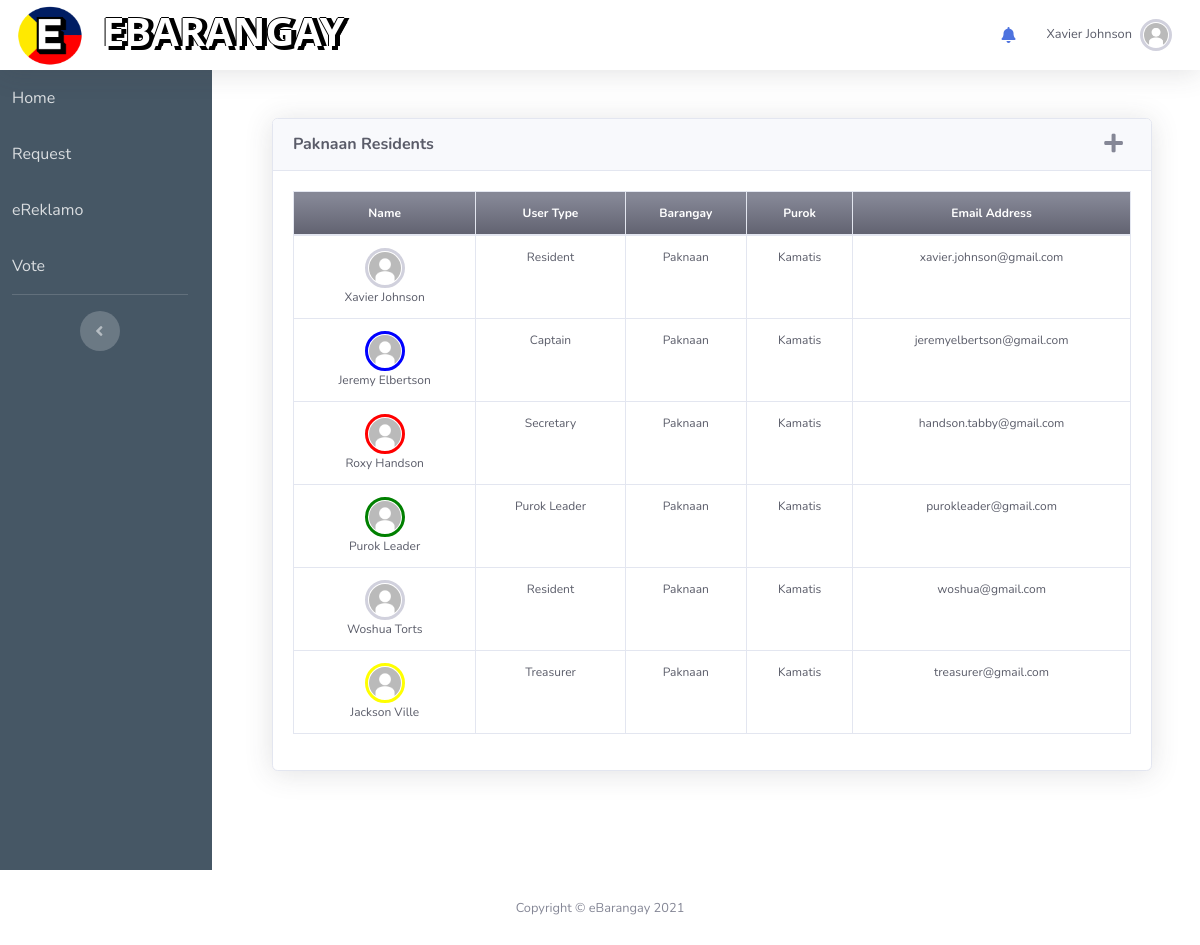
The app's page /residents.php (signed in), older data.
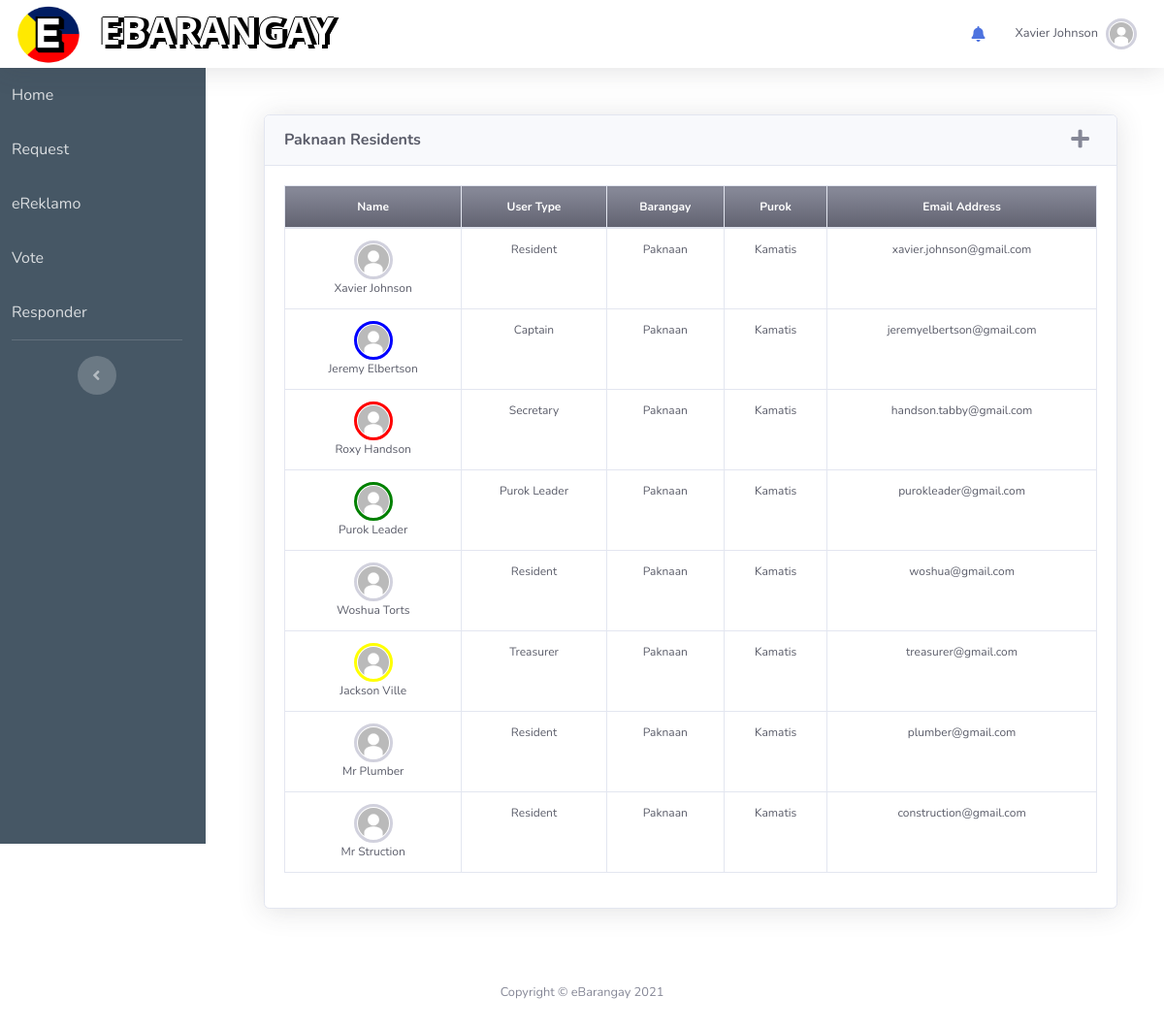
The same page, newer data.
### tables this page shows
CREATE TABLE `users` (
  `UsersID` int(11) NOT NULL,
  `Firstname` varchar(50) NOT NULL,
  `Middlename` varchar(50) DEFAULT NULL,
  `Lastname` varchar(50) NOT NULL,
  `dateofbirth` varchar(50) NOT NULL,
  `civilStat` varchar(50) NOT NULL,
  `emailAdd` varchar(50) NOT NULL,
  `username` varchar(50) NOT NULL,
  `usersPwd` varchar(255) DEFAULT NULL,
  `userGender` varchar(50) DEFAULT NULL,
  `userType` varchar(50) DEFAULT NULL,
  `profile_pic` varchar(129) DEFAULT NULL,
  `userBarangay` varchar(50) DEFAULT NULL,
  `userPurok` varchar(50) DEFAULT NULL,
  `phoneNum` varchar(20) DEFAULT NULL,
  `teleNum` varchar(20) DEFAULT NULL,
  `VerifyStatus` varchar(20) NOT NULL DEFAULT 'Pending',
  `userCity` varchar(30) NOT NULL DEFAULT 'None',
  `Status` varchar(20) NOT NULL DEFAULT 'Active',
  `isRenting` varchar(20) DEFAULT 'False',
  `landlordName` varchar(50) DEFAULT 'None',
  `landlordContact` varchar(50) DEFAULT 'NONE',
  `barangayPos` varchar(50) DEFAULT 'None',
  `userAddress` varchar(50) DEFAULT NULL,
  `userHouseNum` varchar(50) DEFAULT NULL
);

### residents.php (the view, shortened to what this page needs)
<?php include_once "header.php" ?>
<div class="col d-flex flex-column">
<div class="container p-4">
<?php if($_SESSION["userType"] == "Purok Leader"): ?>
<div class="card shadow mb-4 m-4">
    <div class="card-header py-3 d-flex justify-content-between">
            <h6 class="m-0 font-weight-bold text-dark"><?php echo $_SESSION["userBarangay"] ?> Residents</h6>
            <a class="fas fa-plus fa-lg mr-2 text-gray-600 add_account" href="javascript:void(0)"></a>
    </div>
    <div class="card-body" style="font-size: 75%">
        <div class="table-responsive">
            <table class="table table-bordered text-center text-dark display"
                width="100%" cellspacing="0" cellpadding="0">
                <thead >
                    <!-- <tr class="bg-gradient-warning">
                        <th colspan="5">Resident</th>
                        <th colspan ="2">Address</th>
                        <th colspan="2">Contacts</th>
                        <th colspan="1">Options</th>
                    </tr> -->
                    <tr class="bg-gradient-secondary text-white">
                        <th scope="col">Name</th>
                        <th scope="col">Birthdate</th>
                        <th scope="col">Civil Status</th>
                        <th scope="col">User Type</th>
                        <th scope="col">Purok</th>
                        <th scope="col">Barangay</th>
                        <th scope="col">Email Address</th>
                        <th scope="col">Manage</th>
                    </tr>
                </thead>
                <tbody>
                    <?php
                        $accounts = $conn->query("SELECT *, concat(Firstname, ' ', Lastname) as name FROM users WHERE VerifyStatus = 'Pending' AND userBarangay = '{$_SESSION['userBarangay']}' AND userPurok = '{$_SESSION['userPurok']}'");
                        while($row=$accounts->fetch_assoc()):
                            if($row["userType"] == "Admin"){
                                continue;
                            }
                    ?>
                    <tr>
                        <td>
                            <img class="img-profile rounded-circle <?php
                                if($row["userType"] == "Resident"){
                                    echo "img-res-profile";
                                }
                                elseif($row["userType"] == "Purok Leader"){
                                    echo "img-purokldr-profile";
                                }
                                elseif($row["userType"] == "Captain"){
                                    echo "img-capt-profile";
                                }
                                elseif($row["userType"] == "Secretary"){
                                    echo "img-sec-profile";
                                }
                                elseif($row["userType"] == "Treasurer"){
                                    echo "img-treas-profile";
                                }
                                elseif($row["userType"] == "Admin"){
                                    echo "img-admin-profile";
                                }
                            ?>" src="img/<?php echo $row["profile_pic"] ?>" width="40" height="40"/>
                            </br>
                            <?php echo $row["name"] ?>
                        </td>
                        <td><?php echo $row["dateofbirth"] ?></td>
                        <td><?php echo $row["civilStat"] ?></td>
                        <td><?php echo $row["userType"] ?></td>
                        <td><?php echo $row["userPurok"] ?></td>
                        <td><?php echo $row["userBarangay"] ?></td>
                        <td><name@email class="com"><?php echo $row["emailAdd"] ?></name@email></td>
                        <td>
                            <button class="btn btn-success btn-sm btn-flat verify_user" data-id="<?php echo $row['UsersID'] ?>"><i class="fas fa-check"></i> Verify</button>
                            <button class="btn btn-danger btn-sm btn-flat unverify_user" data-id="<?php echo $row['UsersID'] ?>"><i class="fas fa-times"></i> Unverify</button>
                        </td>
                    </tr>
                    <?php endwhile; ?>
                </tbody>
            </table>
        </div>
    </div>
</div>
<?php else: ?>
<div class="card shadow mb-4 m-4">
<div class="card-header py-3 d-flex justify-content-between">
        <h6 class="m-0 font-weight-bold text-dark"><?php echo $_SESSION["userBarangay"] ?> Residents</h6>
        <a class="fas fa-plus fa-lg mr-2 text-gray-600 add_account" href="javascript:void(0)"></a>
</div>
<div class="card-body" style="font-size: 75%">
    <div class="table-responsive">
        <table class="table table-bordered text-center text-dark display"
            width="100%" cellspacing="0" cellpadding="0">
            <thead >
                <tr class="bg-gradient-secondary text-white">
                    <th scope="col">Name</th>
                    <th scope="col">User Type</th>
                    <th scope="col">Barangay</th>
                    <th scope="col">Purok</th>
                    <th scope="col">Email Address</th>
                </tr>
            </thead>
            <tbody>
                <?php
                    $accounts = $conn->query("SELECT *, concat(Firstname, ' ', Lastname) as name FROM users WHERE VerifyStatus = 'Pending' AND userBarangay = '{$_SESSION['userBarangay']}'");
                    while($row=$accounts->fetch_assoc()):
                ?>
                <tr>
                    <td>
                        <img class="img-profile rounded-circle <?php
                            if($row["userType"] == "Resident"){
                                echo "img-res-profile";
                            }
                            elseif($row["userType"] == "Purok Leader"){
                                echo "img-purokldr-profile";
                            }
                            elseif($row["userType"] == "Captain"){
                                echo "img-capt-profile";
                            }
                            elseif($row["userType"] == "Secretary"){
                                echo "img-sec-profile";
                            }
                            elseif($row["userType"] == "Treasurer"){
                                echo "img-treas-profile";
                            }
                            elseif($row["userType"] == "Admin"){
                                echo "img-admin-profile";
                            }
                        ?>" src="img/<?php echo $row["profile_pic"] ?>" width="40" height="40"/>
                        <?php echo $row["name"] ?>
                    </td>
                    <td><?php echo $row["userType"] ?></td>
                    <td><?php echo $row["userBarangay"] ?></td>
                    <td><?php echo $row["userPurok"] ?></td>
                    <td><name@email class="com"><?php echo $row["emailAdd"] ?></name@email></td>
                </tr>
                <?php endwhile; ?>
            </tbody>
        </table>
    </div>
</div>
<?php endif; ?>
</div>
</div>
</div>
</div>
<?php include_once "footer.php" ?>

### header.php (shortened to what this page needs)
<?php
    if(isset($_SESSION["UsersID"]) == NULL)
    {
        header("location: login.php");
        exit();
    }
    else{
        $firstname = $_SESSION["Firstname"];
        $lastname = $_SESSION["Lastname"];
        $name = "$firstname $lastname";
    }
?>
<!DOCTYPE html>
<html lang="en">
<head>
    <link href="vendor/fontawesome-free/css/all.min.css" rel="stylesheet" type="text/css">
    <link href="css/sb-admin-2.min.css" rel="stylesheet">
    <link href="css/sb-admin-2.css" rel="stylesheet">
    <link href="css/cb2.css" rel="stylesheet">
</head>
<body id="page-top">
<nav class="navbar navbar-expand topbar static-top shadow">
<a class="navbar-brand" href="about.html">
    <img src="img/eb-logo.png" alt="EBARANGAY LOGO" width="70" height="65">
</a>
<h1 class="navbar-text font-weight-bold d-none d-sm-block d-md-block text-white"
    style= "font-family: 'Segoe UI', Tahoma, Geneva, Verdana, sans-serif;
    text-shadow: -1px 0px black, 3px 4px black, 5px 0 black, 0 -1px black;">
    EBARANGAY
</h1>
<ul class="navbar-nav ml-auto">
    <?php if(isset($_SESSION["UsersID"]) != NULL) : ?>
    <li class="nav-item dropdown no-arrow mx-1">
        <a class="nav-link dropdown-toggle" href="#" id="alertsDropdown" role="button"
            data-toggle="dropdown" aria-haspopup="true" aria-expanded="false">
            <i class="fas fa-bell fa-fw"></i>
        </a>
    </li>
    <?php endif; ?>
    <li class="nav-item dropdown no-arrow">
    <?php if(isset($_SESSION["UsersID"]) != NULL) : ?>
    <a class="nav-link dropdown-toggle" id="userDropdown" role="button"
        data-toggle="dropdown" aria-haspopup="true" aria-expanded="false">
        <span class="mr-2 d-none d-lg-inline text-dark small"><?php if($_SESSION["userType"] == "Admin"){echo "Admin";} else{echo $name;} ?></span>
        <img class="img-profile rounded-circle <?php
            if($_SESSION["userType"] == "Resident"){
                echo "img-res-profile";
            }
            elseif($_SESSION["userType"] == "Purok Leader"){
                echo "img-purokldr-profile";
            }
            elseif($_SESSION["userType"] == "Captain"){
                echo "img-capt-profile";
            }
            elseif($_SESSION["userType"] == "Secretary"){
                echo "img-sec-profile";
            }
            elseif($_SESSION["userType"] == "Treasurer"){
                echo "img-treas-profile";
            }
            elseif($_SESSION["userType"] == "Admin"){
                echo "img-admin-profile";
            }
        ?>" src="img/<?php echo $_SESSION["profile_pic"]; ?> "/>
    </a>
        <?php endif; ?>
    </li>
</ul>
</nav>
<div class="content-wrapper" >
<div class="row">
    <?php if(isset($_SESSION["UsersID"]) && !empty($_SESSION["UsersID"])) : ?>
    <div id="sidebar-area">
    <ul class="navbar-nav sidebar sidebar-dark accordion px-2" id="accordionSidebar" style="background: rgb(70, 87, 101);">
        <?php if($_SESSION["userType"] == "Admin") : ?>
            <li class="nav-item <?php if(basename($_SERVER['PHP_SELF']) === "account.php"): ?> <?php echo "active"; endif; ?>">
            <a class="nav-link <?php if(basename($_SERVER['PHP_SELF']) === "account.php"): ?> <?php echo "bg-secondary"; endif; ?>" href="account.php">
                <span>Accounts</span>
            </a>
        </li>
        <li class="nav-item <?php if(basename($_SERVER['PHP_SELF']) === "captain.php"): ?> <?php echo "active"; endif; ?>">
            <a class="nav-link <?php if(basename($_SERVER['PHP_SELF']) === "captain.php"): ?> <?php echo "bg-secondary"; endif; ?>" href="captain.php">
                <span>Captains</span>
            </a>
        </li>
        <li class="nav-item <?php if(basename($_SERVER['PHP_SELF']) === "barangay.php"): ?> <?php echo "active"; endif; ?>">
            <a class="nav-link <?php if(basename($_SERVER['PHP_SELF']) === "barangay.php"): ?> <?php echo "bg-secondary"; endif; ?>" href="barangay.php">
                <span>Barangay</span>
            </a>
        </li>
        <?php elseif($_SESSION["userType"] == "Resident") : ?>
        <li class="nav-item <?php if(basename($_SERVER['PHP_SELF']) === "index.php"): ?> <?php echo "active"; endif; ?>">
            <a class="nav-link <?php if(basename($_SERVER['PHP_SELF']) === "index.php"): ?> <?php echo "bg-secondary"; endif; ?>" href="index.php">Home</a>
        </li>
        <li class="nav-item <?php if(basename($_SERVER['PHP_SELF']) === "request.php"): ?> <?php echo "active"; endif; ?>">
            <a class="nav-link <?php if(basename($_SERVER['PHP_SELF']) === "request.php"): ?> <?php echo "bg-secondary"; endif; ?>" href="request.php">
                Request
            </a>
        </li>
        <li class="nav-item <?php if(basename($_SERVER['PHP_SELF']) === "ereklamo.php"): ?> <?php echo "active"; endif; ?>">
            <a class="nav-link <?php if(basename($_SERVER['PHP_SELF']) === "ereklamo.php"): ?> <?php echo "bg-secondary"; endif; ?>" href="ereklamo.php">eReklamo</a>
        </li>
        <li class="nav-item <?php if(basename($_SERVER['PHP_SELF']) === "election.php"): ?> <?php echo "active"; endif; ?>">
            <a class="nav-link <?php if(basename($_SERVER['PHP_SELF']) === "election.php"): ?> <?php echo "bg-secondary"; endif; ?>" href="election.php">Vote</a>
        </li>
        <?php if($_SESSION['barangayPos'] != "None"): ?>
        <li class="nav-item <?php if(basename($_SERVER['PHP_SELF']) === "respondent.php"): ?> <?php echo "active"; endif; ?>">
            <a class="nav-link <?php if(basename($_SERVER['PHP_SELF']) === "respondent.php"): ?> <?php echo "bg-secondary"; endif; ?>" href="respondent.php">Responder</a>
        </li>
        <?php endif; ?>
        <hr class="sidebar-divider d-none d-md-block">
        <div class="text-center d-none d-md-inline">
            <button class="rounded-circle border-0" id="sidebarToggle"></button>
        </div>
        <?php endif; ?>
        <?php endif; ?>
    </ul>
    </div>

### footer.php (shortened to what this page needs)
  <footer class="sticky-footer">
      <div class="container my-auto">
          <div class="copyright text-center my-auto">
              <span>Copyright &copy; eBarangay 2021</span>
          </div>
      </div>
  </footer>
  </div>
</body>
</html>

### css/cb2.css (style rules this page uses)
.img-res-profile { padding: 1px; border: 3px solid rgb(209, 209, 221); }
.img-purokldr-profile { padding: 1px; border: 3px solid green; }
.img-capt-profile { padding: 1px; border: 3px solid blue; }
.img-sec-profile { padding: 1px; border: 3px solid red; }
.img-treas-profile { padding: 1px; border: 3px solid yellow; }

Row changes from the older to the newer data that the page shows:
added users: profile_pic (picture), name "Mr Plumber", userType "Resident", userBarangay "Paknaan", userPurok "Kamatis", emailAdd "plumber@gmail.com"
added users: profile_pic (picture), name "Mr Struction", userType "Resident", userBarangay "Paknaan", userPurok "Kamatis", emailAdd "construction@gmail.com"
Text that changed along with them:
text now shown: "Responder"
